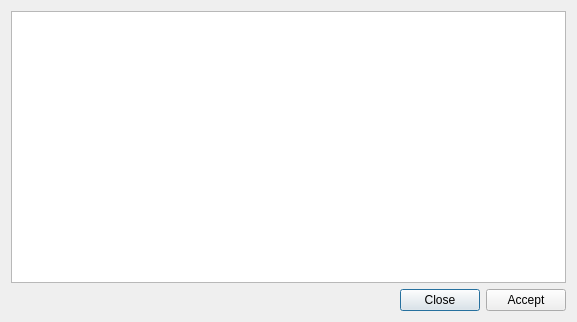
<?xml version="1.0" encoding="UTF-8"?>
<ui version="4.0">
 <class>editRightTableDialog</class>
 <widget class="QDialog" name="editRightTableDialog">
  <property name="geometry">
   <rect>
    <x>0</x>
    <y>0</y>
    <width>577</width>
    <height>322</height>
   </rect>
  </property>
  <property name="windowTitle">
   <string>Dialog</string>
  </property>
  <layout class="QGridLayout" name="gridLayout">
   <item row="0" column="0">
    <widget class="QTableView" name="tableViewRight"/>
   </item>
   <item row="1" column="0">
    <layout class="QHBoxLayout" name="horizontalLayout">
     <item>
      <spacer name="horizontalSpacer">
       <property name="orientation">
        <enum>Qt::Horizontal</enum>
       </property>
       <property name="sizeHint" stdset="0">
        <size>
         <width>40</width>
         <height>20</height>
        </size>
       </property>
      </spacer>
     </item>
     <item>
      <widget class="QPushButton" name="closeLeftBtn">
       <property name="text">
        <string>Close</string>
       </property>
      </widget>
     </item>
     <item>
      <widget class="QPushButton" name="acceptLeftBtn">
       <property name="text">
        <string>Accept</string>
       </property>
      </widget>
     </item>
    </layout>
   </item>
  </layout>
 </widget>
 <resources/>
 <connections/>
</ui>
